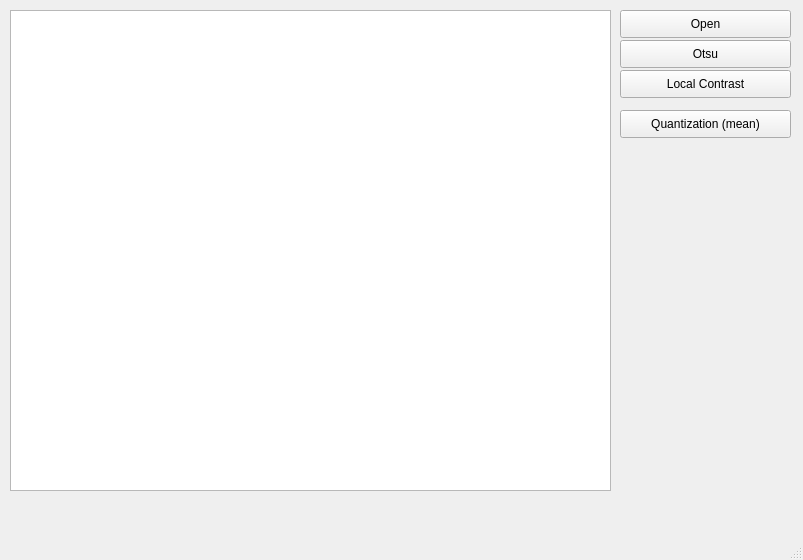
<?xml version="1.0" encoding="UTF-8"?>
<ui version="4.0">
 <class>MainWindow</class>
 <widget class="QMainWindow" name="MainWindow">
  <property name="geometry">
   <rect>
    <x>0</x>
    <y>0</y>
    <width>803</width>
    <height>560</height>
   </rect>
  </property>
  <property name="windowTitle">
   <string>MainWindow</string>
  </property>
  <widget class="QWidget" name="centralwidget">
   <widget class="QGraphicsView" name="graphicsView">
    <property name="geometry">
     <rect>
      <x>10</x>
      <y>10</y>
      <width>601</width>
      <height>481</height>
     </rect>
    </property>
   </widget>
   <widget class="QPushButton" name="pushButton_1">
    <property name="geometry">
     <rect>
      <x>620</x>
      <y>10</y>
      <width>171</width>
      <height>28</height>
     </rect>
    </property>
    <property name="text">
     <string>Open</string>
    </property>
   </widget>
   <widget class="QPushButton" name="pushButton_2">
    <property name="geometry">
     <rect>
      <x>620</x>
      <y>40</y>
      <width>171</width>
      <height>28</height>
     </rect>
    </property>
    <property name="text">
     <string>Otsu</string>
    </property>
   </widget>
   <widget class="QPushButton" name="pushButton_3">
    <property name="geometry">
     <rect>
      <x>620</x>
      <y>70</y>
      <width>171</width>
      <height>28</height>
     </rect>
    </property>
    <property name="text">
     <string>Local Contrast</string>
    </property>
   </widget>
   <widget class="QPushButton" name="pushButton_4">
    <property name="geometry">
     <rect>
      <x>620</x>
      <y>110</y>
      <width>171</width>
      <height>28</height>
     </rect>
    </property>
    <property name="text">
     <string>Quantization (mean)</string>
    </property>
   </widget>
  </widget>
  <widget class="QMenuBar" name="menubar">
   <property name="geometry">
    <rect>
     <x>0</x>
     <y>0</y>
     <width>803</width>
     <height>26</height>
    </rect>
   </property>
  </widget>
  <widget class="QStatusBar" name="statusbar"/>
 </widget>
 <resources/>
 <connections/>
</ui>
